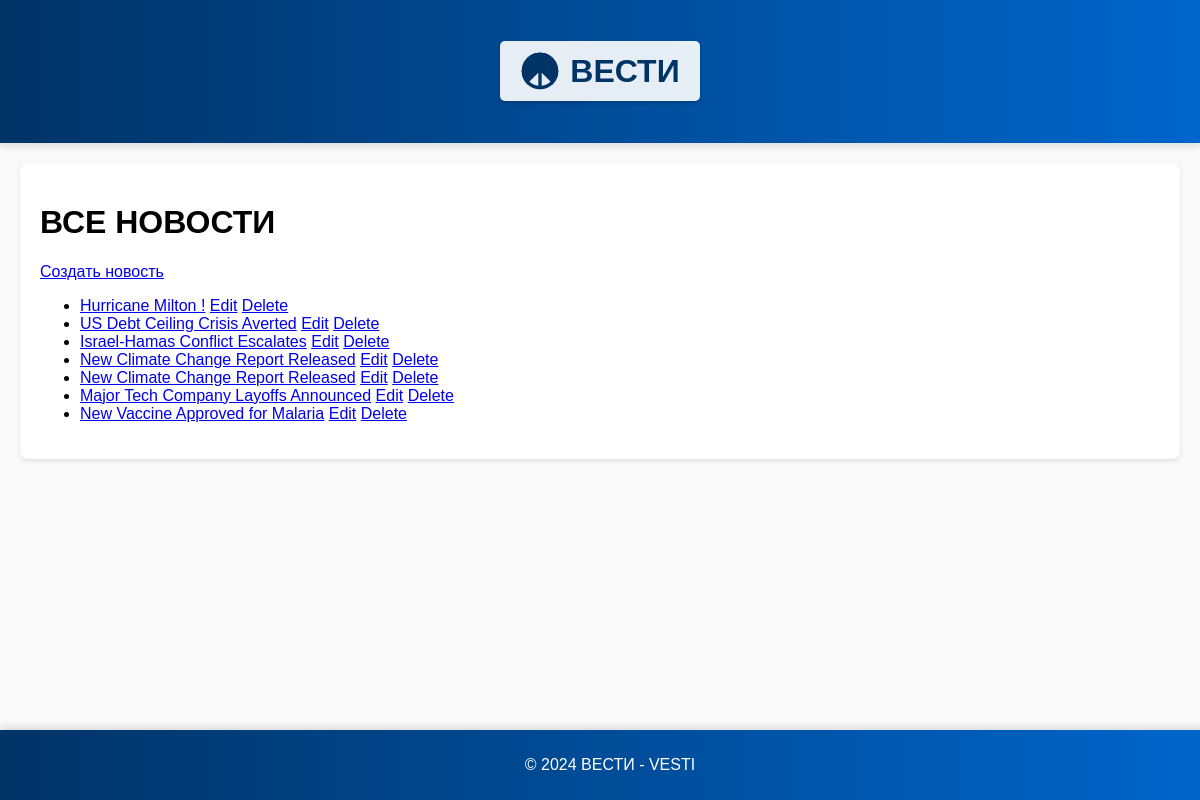
Page /news/ on the committed database.
### simpleapp/models.py (models this page shows, shortened)
class Post(models.Model):
    ARTICLE = 'AR'
    NEWS = 'NW'
    POST_TYPES = [
        (ARTICLE, 'Статья'),
        (NEWS, 'Новость'),
    ]
    author = models.ForeignKey(Author, on_delete=models.CASCADE)
    type = models.CharField(max_length=2, choices=POST_TYPES, default=ARTICLE)
    created_at = models.DateTimeField(auto_now_add=True)
    categories = models.ManyToManyField(Category, through='PostCategory')
    title = models.CharField(max_length=255)
    content = models.TextField()
    rating = models.IntegerField(default=0)

### simpleapp/views.py (the view)
# urls.py: path('news/', NewsListView.as_view(), name='news_list'),
class NewsListView(ListView):
    model = Post
    template_name = 'news_list.html'
    context_object_name = 'posts'
    queryset = Post.objects.filter(type='NW')  # Filter for news posts
    paginate_by = 10  # Number of posts per page

### simpleapp/templates/news_list.html (shortened to what this page needs)
{% extends 'default.html' %}
{% block content %}
  <h1>ВСЕ НОВОСТИ</h1>
  <a href="{% url 'news_create' %}">Создать новость</a>
  <ul>
    {% for post in posts %}
      <li>
        <a href="{% url 'news_detail' post.pk %}">{{ post.title }}</a>
        <a href="{% url 'news_edit' post.pk %}">Edit</a>
        <a href="{% url 'news_delete' post.pk %}">Delete</a>
      </li>
    {% endfor %}
  </ul>
{% endblock %}

### simpleapp/templates/default.html (style rules this page uses)
body { font-family: Arial, sans-serif; background-color: #f9f9f9; margin: 0; padding: 0; }

### rows in the picture
Post: title "Hurricane Milton !"
Post: title "US Debt Ceiling Crisis Averted"
Post: title "Israel-Hamas Conflict Escalates"
Post: title "New Climate Change Report Released"
Post: title "New Climate Change Report Released"
Post: title "Major Tech Company Layoffs Announced"
Post: title "New Vaccine Approved for Malaria"
